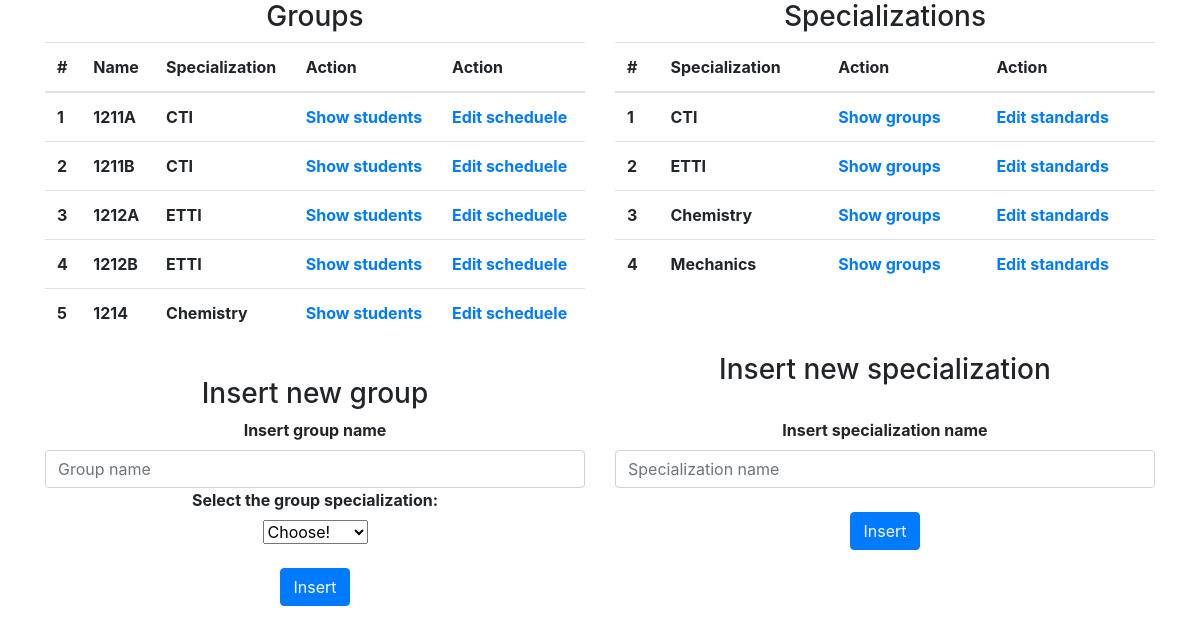
Before: /adminpage.php with the older database file.
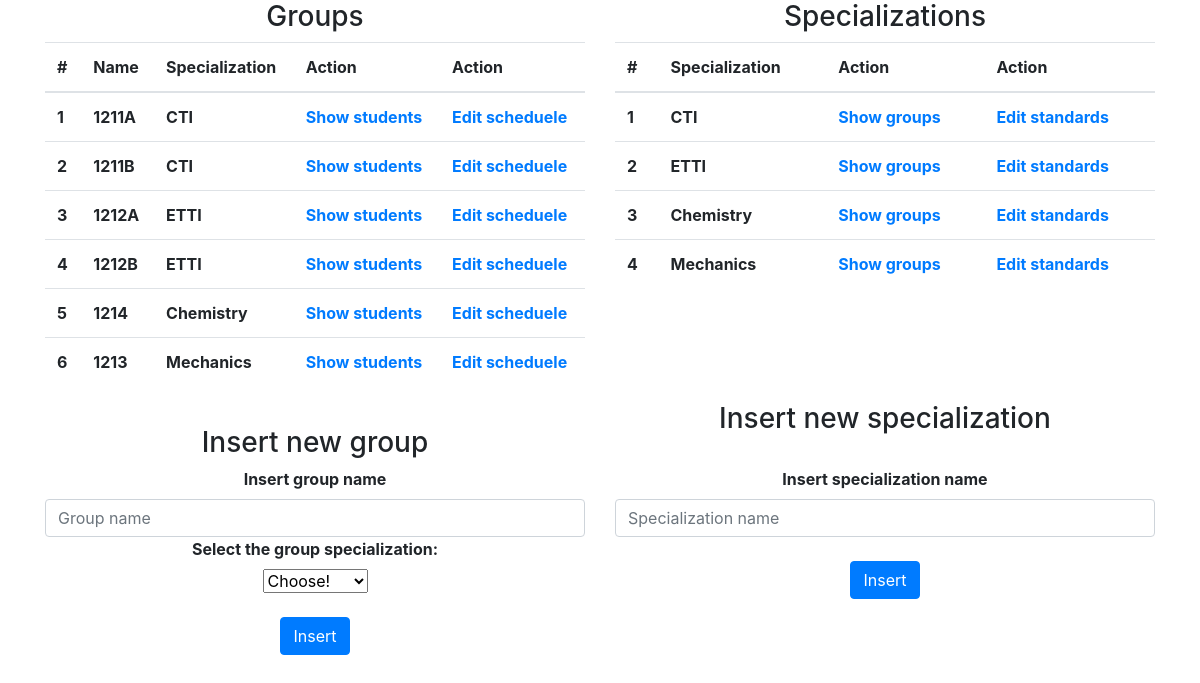
After: the same page with the newer database file.
### tables this page shows
CREATE TABLE `groups` (
  `id` int(11) NOT NULL,
  `groupName` varchar(255) NOT NULL,
  `specialization` int(11) NOT NULL
);

CREATE TABLE `specializations` (
  `id` int(11) NOT NULL,
  `specialization` varchar(255) NOT NULL
);

### adminpage.php (the view, shortened to what this page needs)
<?php
	require 'connection.php';
?>
<!doctype html>
<html lang="en">
	<head>
	    <link rel="stylesheet" href="css/bootstrap.css">
	    <link rel="stylesheet" href="css/styles.css">
  	</head>
  	<body>
  		<div class="container">
        <div class="row">
          <div class="col-md-6">
            <h3 style="text-align:center;">Groups</h3>
            <form method="POST" action="<?php echo htmlspecialchars($_SERVER["PHP_SELF"]); ?>">
            <table class="table">
              <thead>
                <tr>
                  <th>#</th>
                  <th>Name</th>
                  <th>Specialization</th>
                  <th >Action</th>
                  <th >Action</th>
                </tr>
              </thead>
              <tbody>
              <?php
                $cnt=1;
                $sql = "SELECT g.id as idgrupa, g.groupName, g.specialization, s.id, s.specialization FROM groups g, specializations s WHERE g.specialization=s.id";
                $result = $conn -> query($sql);
                while($row = $result -> fetch_assoc()):?>
                    <tr>
                      <th scope="row"><?php echo $cnt++; ?></th>
                      <th id="name<?php echo $row["idgrupa"];?>"><?php echo $row["groupName"];?></th>
                      <th id="specialization<?php echo $row["idgrupa"];?>"><?php echo $row["specialization"]; ?></th>
                      <th ><a href="students.php?id=<?php echo $row["idgrupa"] . "," . $row["groupName"] . "," . $row["specialization"] ;?>">Show students</a></th>
                      <th ><a href="groupSchedule.php?id=<?php echo $row["idgrupa"] . "," . $row["groupName"] . "," . $row["specialization"] ;?>">Edit scheduele</a></th>
                    </tr>
                <?php endwhile;?>
            </table>
            </form>
          </div>
          <div class="col-md-6">
            <h3 style="text-align:center;"> Specializations </h3>
            <form method="POST" action="<?php echo htmlspecialchars($_SERVER["PHP_SELF"]); ?>">
            <table class="table">
              <thead>
                <tr>
                  <th>#</th>
                  <th>Specialization</th>
                  <th >Action</th>
                  <th >Action</th>
                </tr>
              </thead>
              <tbody>
              <?php
                $cnt=1;
                $sql = "SELECT * FROM specializations";
                $result = $conn -> query($sql);
                while($row = $result -> fetch_assoc()):?>
                    <tr>
                      <th scope="row"><?php echo $cnt++; ?></th>
                      <th id="name<?php echo $row["id"];?>"><?php echo $row["specialization"];?></th>
                      <th ><a href="groupSpecialization.php?id=<?php echo $row["id"] . "," . $row["specialization"]; ?>">Show groups</a></th>
                      <th ><a href="specializationStandards.php?id=<?php echo $row["id"] . "," . $row["specialization"] ;?>">Edit standards</a></th>
                    </tr>
                <?php endwhile;?>
            </table>
            </form>
        </div>
      </div>
  		<div class="row">
  			<div class="col-md-6">
          <br>
  				<h3 style="text-align:center;"> Insert new group </h3>
  			</div>
  			<div class="col-md-6">
          <h3 style="text-align:center;"> Insert new specialization </h3>
  			</div>
  		</div>
  		<div class="row">
  			<div class="col-md-6">
  				<form method="POST"  class="form form-login">
  					<label for="group"><b>Insert group name</b></label>
  					<input class="form-control" type="text" name="group" placeholder="Group name">
  					<label for="specialization"><b>Select the group specialization:</b></label> <br>
              <select name='specialization'>
                <option value="">Choose!</option>
              </select>
            <br>
            <br>
  					<button name="insertgroup" class="btn btn-primary">Insert</button>
  				</form>
          <br>
  			</div>
  			<div class="col-md-6">
          <form method="POST"  class="form form-login">
            <label for="specialization"><b>Insert specialization name</b></label>
            <input class="form-control" type="text" name="specialization" placeholder="Specialization name">
            <br>
            <button name="insertspecialization" class="btn btn-primary">Insert</button>
          </form>
  			</div>
  		</div>
    </div>
  	</body>
</html>

Changed rows visible on the page:
added groups: groupName "1213", specializations.specialization "Mechanics"
